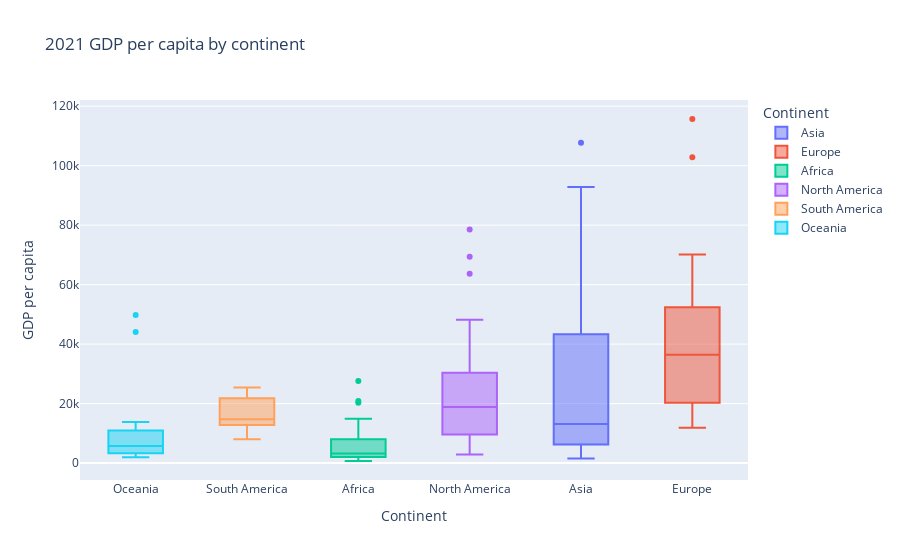

Write notebook code for a chart like this one.
### Markdown cell above
##### Plotly used below for practice

### Code cell
fig = (
    px.box(gdp_df[gdp_df['Year']==2021],
           x='Continent',
           y='GDP_Per_Capita',
           title='2021 GDP per capita by continent',
           color='Continent')
    .update_xaxes(categoryorder='total ascending')
    .update_layout(yaxis_title="GDP per capita")
)
fig

### Figure 1 — Plotly figure (JSON) as saved in the notebook; plotly's stock layout.template omitted (floating-point values rounded to 4 significant figures)
{"data": [{"alignmentgroup": "True", "hovertemplate": "Continent=%{x}<br>GDP_Per_Capita=%{y}<extra></extra>", "legendgroup": "Asia", "marker": {"color": "#636efa"}, "name": "Asia", "notched": false, "offsetgroup": "Asia", "orientation": "v", "showlegend": true, "type": "box", "x": ["Asia", "Asia", "Asia", "Asia", "Asia", "Asia", "Asia", "Asia", "Asia", "Asia", "Asia", "Asia", "Asia", "Asia", "Asia", "Asia", "Asia", "Asia", "Asia", "Asia", "Asia", "Asia", "Asia", "Asia", "Asia", "Asia", "Asia", "Asia", "Asia", "Asia", "Asia", "Asia", "Asia", "Asia", "Asia", "Asia", "Asia", "Asia", "Asia", "Asia"], "x0": " ", "xaxis": "x", "y": [1517.0, 49750.0, 5911.0, 10910.0, 60130.0, 4355.0, 17660.0, 60040.0, 6677.0, 11860.0, 15000.0, 8787.0, 42410.0, 41030.0, 9203.0, 26110.0, 44230.0, 45650.0, 4934.0, 7847.0, 12990.0, 64800.0, 26330.0, 18770.0, 11670.0, 4033.0, 3854.0, 34290.0, 5232.0, 8096.0, 92860.0, 46590.0, 107700.0, 13250.0, 3910.0, 17090.0, 5032.0, 69730.0, 7801.0, 5641.0], "y0": " ", "yaxis": "y"}, {"alignmentgroup": "True", "hovertemplate": "Continent=%{x}<br>GDP_Per_Capita=%{y}<extra></extra>", "legendgroup": "Europe", "marker": {"color": "#EF553B"}, "name": "Europe", "notched": false, "offsetgroup": "Europe", "orientation": "v", "showlegend": true, "type": "box", "x": ["Europe", "Europe", "Europe", "Europe", "Europe", "Europe", "Europe", "Europe", "Europe", "Europe", "Europe", "Europe", "Europe", "Europe", "Europe", "Europe", "Europe", "Europe", "Europe", "Europe", "Europe", "Europe", "Europe", "Europe", "Europe", "Europe", "Europe", "Europe", "Europe", "Europe", "Europe", "Europe", "Europe", "Europe", "Europe", "Europe", "Europe", "Europe", "Europe", "Europe", "Europe", "Europe", "Europe", "Europe"], "x0": " ", "xaxis": "x", "y": [14600.0, 14190.0, 54120.0, 14430.0, 19870.0, 51820.0, 15890.0, 24390.0, 31790.0, 41690.0, 57960.0, 38720.0, 48710.0, 44990.0, 15490.0, 53180.0, 29550.0, 33620.0, 53000.0, 102800.0, 42060.0, 11880.0, 32080.0, 39310.0, 115700.0, 45570.0, 13600.0, 20710.0, 56620.0, 16710.0, 65910.0, 34920.0, 33680.0, 30970.0, 28190.0, 61610.0, 19830.0, 32530.0, 40040.0, 37930.0, 53770.0, 70100.0, 12950.0, 44950.0], "y0": " ", "yaxis": "y"}, {"alignmentgroup": "True", "hovertemplate": "Continent=%{x}<br>GDP_Per_Capita=%{y}<extra></extra>", "legendgroup": "Africa", "marker": {"color": "#00cc96"}, "name": "Africa", "notched": false, "offsetgroup": "Africa", "orientation": "v", "showlegend": true, "type": "box", "x": ["Africa", "Africa", "Africa", "Africa", "Africa", "Africa", "Africa", "Africa", "Africa", "Africa", "Africa", "Africa", "Africa", "Africa", "Africa", "Africa", "Africa", "Africa", "Africa", "Africa", "Africa", "Africa", "Africa", "Africa", "Africa", "Africa", "Africa", "Africa", "Africa", "Africa", "Africa", "Africa", "Africa", "Africa", "Africa", "Africa", "Africa", "Africa", "Africa", "Africa", "Africa", "Africa", "Africa", "Africa", "Africa", "Africa", "Africa", "Africa", "Africa", "Africa"], "x0": " ", "xaxis": "x", "y": [11030.0, 5912.0, 3322.0, 14910.0, 2180.0, 714.1, 6593.0, 3700.0, 837.5, 1425.0, 3229.0, 3234.0, 1074.0, 4913.0, 12180.0, 14640.0, 8857.0, 2319.0, 13810.0, 5435.0, 2640.0, 1831.0, 4746.0, 2293.0, 1423.0, 20270.0, 1482.0, 1491.0, 2121.0, 5308.0, 20900.0, 8058.0, 1227.0, 9209.0, 1187.0, 4923.0, 2238.0, 3512.0, 27640.0, 1615.0, 1137.0, 13310.0, 3701.0, 2583.0, 2077.0, 2137.0, 10400.0, 2246.0, 3237.0, 2115.0], "y0": " ", "yaxis": "y"}, {"alignmentgroup": "True", "hovertemplate": "Continent=%{x}<br>GDP_Per_Capita=%{y}<extra></extra>", "legendgroup": "North America", "marker": {"color": "#ab63fa"}, "name": "North America", "notched": false, "offsetgroup": "North America", "orientation": "v", "showlegend": true, "type": "box", "x": ["North America", "North America", "North America", "North America", "North America", "North America", "North America", "North America", "North America", "North America", "North America", "North America", "North America", "North America", "North America", "North America", "North America", "North America", "North America", "North America", "North America", "North America", "North America", "North America", "North America", "North America"], "x0": " ", "xaxis": "x", "y": [19900.0, 38870.0, 13750.0, 8762.0, 78570.0, 48220.0, 69400.0, 21190.0, 10900.0, 18630.0, 9192.0, 13690.0, 8927.0, 2881.0, 5572.0, 9607.0, 19090.0, 5692.0, 30420.0, 32770.0, 26490.0, 13050.0, 13830.0, 30050.0, 23040.0, 63640.0], "y0": " ", "yaxis": "y"}, {"alignmentgroup": "True", "hovertemplate": "Continent=%{x}<br>GDP_Per_Capita=%{y}<extra></extra>", "legendgroup": "South America", "marker": {"color": "#FFA15A"}, "name": "South America", "notched": false, "offsetgroup": "South America", "orientation": "v", "showlegend": true, "type": "box", "x": ["South America", "South America", "South America", "South America", "South America", "South America", "South America", "South America", "South America", "South America", "South America"], "x0": " ", "xaxis": "x", "y": [21530.0, 8052.0, 14740.0, 25410.0, 14660.0, 10670.0, 21930.0, 13680.0, 12530.0, 14770.0, 23260.0], "y0": " ", "yaxis": "y"}, {"alignmentgroup": "True", "hovertemplate": "Continent=%{x}<br>GDP_Per_Capita=%{y}<extra></extra>", "legendgroup": "Oceania", "marker": {"color": "#19d3f3"}, "name": "Oceania", "notched": false, "offsetgroup": "Oceania", "orientation": "v", "showlegend": true, "type": "box", "x": ["Oceania", "Oceania", "Oceania", "Oceania", "Oceania", "Oceania", "Oceania", "Oceania", "Oceania", "Oceania", "Oceania", "Oceania", "Oceania", "Oceania"], "x0": " ", "xaxis": "x", "y": [49770.0, 10360.0, 2008.0, 5962.0, 3315.0, 10990.0, 44040.0, 13790.0, 3670.0, 5534.0, 2397.0, 6143.0, 4604.0, 2800.0], "y0": " ", "yaxis": "y"}], "layout": {"boxmode": "overlay", "legend": {"title": {"text": "Continent"}, "tracegroupgap": 0}, "title": {"text": "2021 GDP per capita by continent"}, "xaxis": {"anchor": "y", "categoryarray": ["Asia", "Europe", "Africa", "North America", "South America", "Oceania"], "categoryorder": "total ascending", "domain": [0, 1], "title": {"text": "Continent"}}, "yaxis": {"anchor": "x", "domain": [0, 1], "title": {"text": "GDP per capita"}}}}
